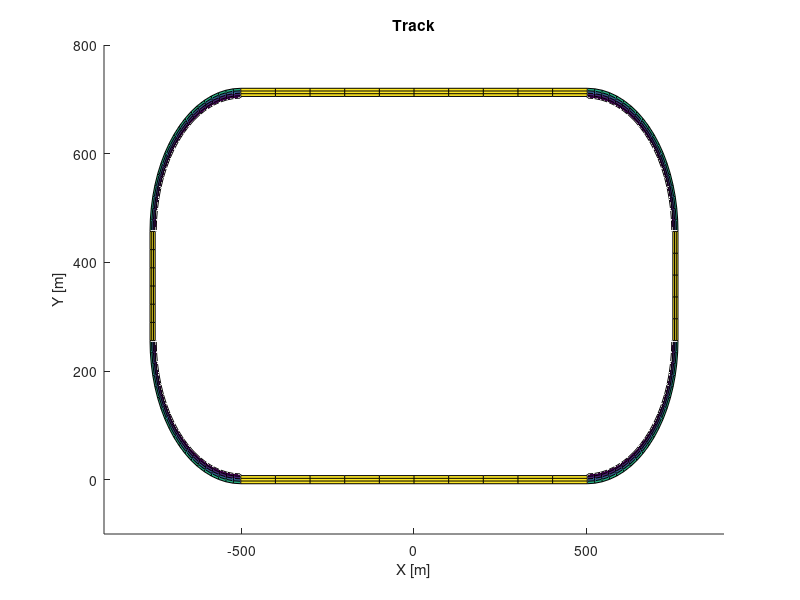

This chart was generated by the following MATLAB code:
function [rS1, rS2, rS3, rS4, rCurveRays, rCurveCenters, rCurveZ, rZOffset,...
    rXMax, rXMin, rYMax, rYMin, rBankingAngle] = track3d ()
%% setup track
longStraight = 1006;
shortStraight = 201;
turn = 402;
curveCoord = turn * 2 / pi;

roadWidth = 15;
curveWidth = 18;
bankingAngle = deg2rad(9 + (12/60));

%first straight
S1 = [ -longStraight/2  longStraight/2;
       0                0          ];

%second straight
S2 = [ S1(1,2)+curveCoord   S1(1,2)+curveCoord;  
       S1(2,2)+curveCoord   S1(2,2)+curveCoord+shortStraight];
   
%third straight
S3 = [ S2(1,2)-curveCoord   S2(1,2)-curveCoord-longStraight;  
       S2(2,2)+curveCoord   S2(2,2)+curveCoord ];

%fourth straight
S4 = [ S3(1,2)-curveCoord   S3(1,2)-curveCoord;  
       S3(2,2)-curveCoord   S3(2,2)-curveCoord-shortStraight ];
 
%% create surfaces for straight sectors
hold on;

[xS1, yS1] = meshgrid(S1(1,1):(longStraight/10):S1(1,2), ...
    (-roadWidth/2):(roadWidth/3):(roadWidth/2));
zS1 = zeros(size(xS1, 1), size(xS1, 2));

[xS2, yS2] = meshgrid((-roadWidth/2):(roadWidth/3):(roadWidth/2), ...
    S2(2,1):(shortStraight/5):S2(2,2));
xS2 = xS2 + longStraight/2 + curveCoord;
zS2 = zeros(size(xS2, 1), size(xS2, 2));

[xS3, yS3] = meshgrid(S3(1,2):(longStraight/10):S3(1,1), ...
    (-roadWidth/2):(roadWidth/3):(roadWidth/2));
yS3 = yS3 + curveCoord + shortStraight + curveCoord;
zS3 = zeros(size(xS3, 1), size(xS3, 2));

[xS4, yS4] = meshgrid((-roadWidth/2):(roadWidth/3):(roadWidth/2), ...
    S4(2,2):(shortStraight/6):S4(2,1));
xS4 = xS4 - longStraight/2 - curveCoord;
zS4 = zeros(size(xS4, 1), size(xS4, 2));

[TC1, RC1] = meshgrid(linspace(-pi/2, 0, 20), linspace(curveCoord-(curveWidth-roadWidth/2), curveCoord+(roadWidth/2), 5));
xC1 = RC1.*cos(TC1);
yC1 = RC1.*sin(TC1);
xC1 = xC1 + longStraight/2;
yC1 = yC1 + curveCoord;
zC1 = zeros(size(xC1, 1), size(xC1, 2));

[TC2, RC2] = meshgrid(linspace(0, pi/2, 20), linspace(curveCoord-(curveWidth-roadWidth/2), curveCoord+(roadWidth/2), 5));
xC2 = RC2.*cos(TC2);
yC2 = RC2.*sin(TC2);
xC2 = xC2 + longStraight/2;
yC2 = yC2 + curveCoord + shortStraight;
zC2 = zeros(size(xC2, 1), size(xC2, 2));

[TC3, RC3] = meshgrid(linspace(pi/2, pi, 20), linspace(curveCoord-(curveWidth-roadWidth/2), curveCoord+(roadWidth/2), 5));
xC3 = RC3.*cos(TC3);
yC3 = RC3.*sin(TC3);
xC3 = xC3 - longStraight/2;
yC3 = yC3 + curveCoord + shortStraight;
zC3 = zeros(size(xC3, 1), size(xC3, 2));

[TC4, RC4] = meshgrid(linspace(pi, 3*pi/2, 20), linspace(curveCoord-(curveWidth-roadWidth/2), curveCoord+(roadWidth/2), 5));
xC4 = RC4.*cos(TC4);
yC4 = RC4.*sin(TC4);
xC4 = xC4 - longStraight/2;
yC4 = yC4 + curveCoord;
zC4 = zeros(size(xC4, 1), size(xC4, 2));

for i = 1:1:size(zC1, 1)-1
    zC1(i+1,:) = zC1(i,:)+(curveWidth/4)*sin(i*bankingAngle);
end
for i = 1:1:size(zC2, 1)-1
    zC2(i+1,:) = zC2(i,:)+(curveWidth/4)*sin(i*bankingAngle);
end
for i = 1:1:size(zC3, 1)-1
    zC3(i+1,:) = zC3(i,:)+(curveWidth/4)*sin(i*bankingAngle);
end
for i = 1:1:size(zC4, 1)-1
    zC4(i+1,:) = zC4(i,:)+(curveWidth/4)*sin(i*bankingAngle);
end

% rescale straights by z offset, adjust starting of bank
zOffset = zC1(size(zC1, 1),1);
zS1 = zS1 + zOffset;
zS2 = zS2 + zOffset;
zS3 = zS3 + zOffset;
zS4 = zS4 + zOffset;

% reformat data from later usage of find
curveRays = RC1(:,1); % rays from C1, C2, C3 and C4 are the same
curveCenters = [    longStraight/2, curveCoord;
                    longStraight/2, curveCoord + shortStraight;
                    -longStraight/2, curveCoord;
                    -longStraight/2, curveCoord + shortStraight;];
curveZ = zC1(:,1); % z from C1, C2, C3 and C4 are the same;

xMax = longStraight/2 + curveCoord + roadWidth/2;
yMax = curveCoord + shortStraight + curveCoord + shortStraight/2;
xMin = -xMax;
yMin = 0 - roadWidth/2;

%% plot
surf(xS1, yS1, zS1);
surf(xS2, yS2, zS2);
surf(xS3, yS3, zS3);
surf(xS4, yS4, zS4);
surf(xC1, yC1, zC1);
surf(xC2, yC2, zC2);
surf(xC3, yC3, zC3);
surf(xC4, yC4, zC4);

xlim([-900, 900]);
ylim([-100, 800]);
zlim([0, 400]);
xlabel('X [m]');
ylabel('Y [m]');
zlabel('Z [m]');
title('Track');

hold off;

%% return all needed
rS1 = S1;
rS2 = S2;
rS3 = S3;
rS4 = S4;
rCurveRays = curveRays;
rCurveCenters = curveCenters;
rCurveZ = curveZ;
rZOffset = zOffset;
rXMax = xMax;
rXMin = xMin;
rYMax = yMax;
rYMin = yMin;
rBankingAngle = bankingAngle;
